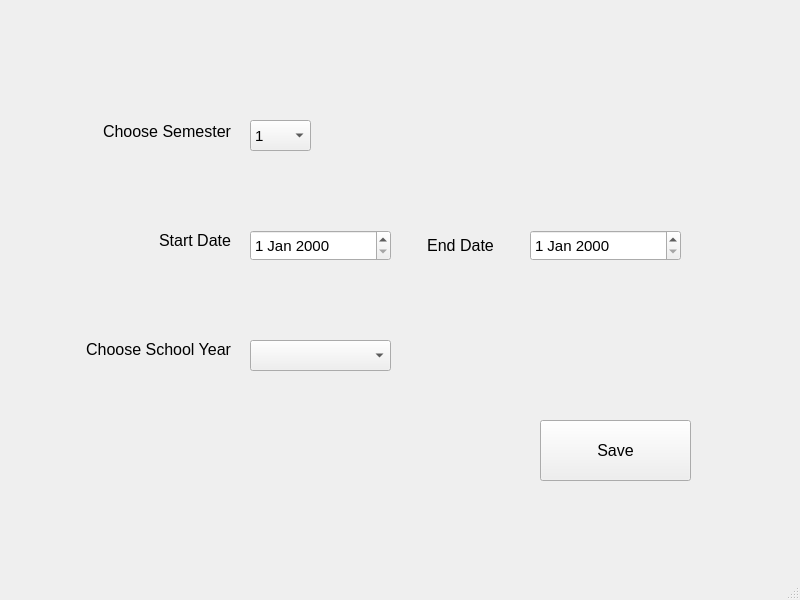
<?xml version="1.0" encoding="UTF-8"?>
<ui version="4.0">
 <class>Course_Create</class>
 <widget class="QMainWindow" name="Course_Create">
  <property name="geometry">
   <rect>
    <x>0</x>
    <y>0</y>
    <width>800</width>
    <height>600</height>
   </rect>
  </property>
  <property name="windowTitle">
   <string>MainWindow</string>
  </property>
  <widget class="QWidget" name="centralwidget">
   <widget class="QWidget" name="layoutWidget">
    <property name="geometry">
     <rect>
      <x>30</x>
      <y>80</y>
      <width>201</width>
      <height>321</height>
     </rect>
    </property>
    <property name="layoutDirection">
     <enum>Qt::LeftToRight</enum>
    </property>
    <layout class="QVBoxLayout" name="verticalLayout_2">
     <item>
      <widget class="QLabel" name="lblChooseSem_3">
       <property name="font">
        <font>
         <pointsize>12</pointsize>
        </font>
       </property>
       <property name="layoutDirection">
        <enum>Qt::LeftToRight</enum>
       </property>
       <property name="text">
        <string>Choose Semester</string>
       </property>
       <property name="alignment">
        <set>Qt::AlignRight|Qt::AlignTrailing|Qt::AlignVCenter</set>
       </property>
      </widget>
     </item>
     <item>
      <widget class="QLabel" name="lblStartDate_2">
       <property name="font">
        <font>
         <pointsize>12</pointsize>
        </font>
       </property>
       <property name="layoutDirection">
        <enum>Qt::LeftToRight</enum>
       </property>
       <property name="text">
        <string>Start Date</string>
       </property>
       <property name="alignment">
        <set>Qt::AlignRight|Qt::AlignTrailing|Qt::AlignVCenter</set>
       </property>
      </widget>
     </item>
     <item>
      <widget class="QLabel" name="lblChooseSem_4">
       <property name="font">
        <font>
         <pointsize>12</pointsize>
        </font>
       </property>
       <property name="layoutDirection">
        <enum>Qt::LeftToRight</enum>
       </property>
       <property name="text">
        <string>Choose School Year</string>
       </property>
       <property name="alignment">
        <set>Qt::AlignRight|Qt::AlignTrailing|Qt::AlignVCenter</set>
       </property>
      </widget>
     </item>
    </layout>
   </widget>
   <widget class="QDateEdit" name="dedEnd">
    <property name="geometry">
     <rect>
      <x>530</x>
      <y>230</y>
      <width>151</width>
      <height>31</height>
     </rect>
    </property>
    <property name="font">
     <font>
      <pointsize>11</pointsize>
     </font>
    </property>
   </widget>
   <widget class="QLabel" name="lblEndDate">
    <property name="geometry">
     <rect>
      <x>410</x>
      <y>220</y>
      <width>101</width>
      <height>51</height>
     </rect>
    </property>
    <property name="font">
     <font>
      <pointsize>12</pointsize>
     </font>
    </property>
    <property name="text">
     <string>End Date</string>
    </property>
    <property name="alignment">
     <set>Qt::AlignCenter</set>
    </property>
   </widget>
   <widget class="QDateEdit" name="dedStart">
    <property name="geometry">
     <rect>
      <x>250</x>
      <y>230</y>
      <width>141</width>
      <height>31</height>
     </rect>
    </property>
    <property name="font">
     <font>
      <pointsize>11</pointsize>
     </font>
    </property>
   </widget>
   <widget class="QComboBox" name="cbbSem">
    <property name="geometry">
     <rect>
      <x>250</x>
      <y>120</y>
      <width>61</width>
      <height>31</height>
     </rect>
    </property>
    <property name="font">
     <font>
      <pointsize>11</pointsize>
     </font>
    </property>
    <item>
     <property name="text">
      <string>1</string>
     </property>
    </item>
    <item>
     <property name="text">
      <string>2</string>
     </property>
    </item>
    <item>
     <property name="text">
      <string>3</string>
     </property>
    </item>
   </widget>
   <widget class="QComboBox" name="cbbSchoolyear">
    <property name="geometry">
     <rect>
      <x>250</x>
      <y>340</y>
      <width>141</width>
      <height>31</height>
     </rect>
    </property>
    <property name="font">
     <font>
      <pointsize>11</pointsize>
     </font>
    </property>
   </widget>
   <widget class="QPushButton" name="btnSave_3">
    <property name="geometry">
     <rect>
      <x>540</x>
      <y>420</y>
      <width>151</width>
      <height>61</height>
     </rect>
    </property>
    <property name="font">
     <font>
      <pointsize>12</pointsize>
     </font>
    </property>
    <property name="text">
     <string>Save</string>
    </property>
   </widget>
  </widget>
  <widget class="QMenuBar" name="menubar">
   <property name="geometry">
    <rect>
     <x>0</x>
     <y>0</y>
     <width>800</width>
     <height>25</height>
    </rect>
   </property>
  </widget>
  <widget class="QStatusBar" name="statusbar"/>
 </widget>
 <resources/>
 <connections/>
</ui>
